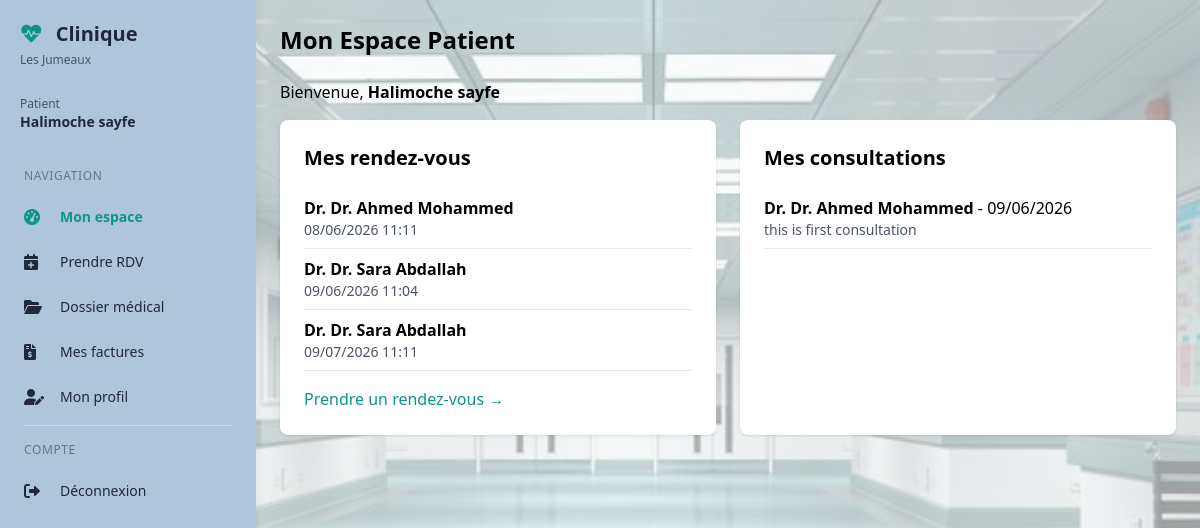
The page /patient/dashboard (signed in) on the database its author committed.
### models/database.py (models this page shows, shortened)
class Utilisateur(UserMixin, db.Model):
    __tablename__ = 'utilisateurs'
    id = db.Column(db.Integer, primary_key=True)
    email = db.Column(db.String(120), unique=True, nullable=False)
    password = db.Column(db.String(200), nullable=False)
    role = db.Column(db.String(20), default='patient')
    nom = db.Column(db.String(100))
    prenom = db.Column(db.String(100))
    telephone = db.Column(db.String(20))
    medecin_id = db.Column(db.Integer, db.ForeignKey('medecins.id'))
    specialite = db.Column(db.String(100))
    adresse = db.Column(db.Text)
    created_at = db.Column(db.DateTime, default=datetime.utcnow)
    medecin = db.relationship('Medecin', backref='utilisateur', foreign_keys=[medecin_id])

class RendezVous(db.Model):
    __tablename__ = 'rendezvous'
    id = db.Column(db.Integer, primary_key=True)
    patient_id = db.Column(db.Integer, db.ForeignKey('patients.id'), nullable=False)
    medecin_id = db.Column(db.Integer, db.ForeignKey('medecins.id'), nullable=False)
    date_rendezvous = db.Column(db.DateTime, nullable=False)
    duree = db.Column(db.Integer, default=30)
    motif = db.Column(db.Text)
    statut = db.Column(db.String(20), default='en_attente')
    created_at = db.Column(db.DateTime, default=datetime.utcnow)
    patient = db.relationship('Patient', back_populates='rendezvous', foreign_keys=[patient_id])
    medecin = db.relationship('Medecin', back_populates='rendezvous', foreign_keys=[medecin_id])

class Medecin(db.Model):
    __tablename__ = 'medecins'
    id = db.Column(db.Integer, primary_key=True)
    nom = db.Column(db.String(100), nullable=False)
    specialite = db.Column(db.String(100), nullable=False)
    email = db.Column(db.String(120))
    telephone = db.Column(db.String(20))
    adresse_cabinet = db.Column(db.Text)
    numero_ordre = db.Column(db.String(50))
    created_at = db.Column(db.DateTime, default=datetime.utcnow)
    rendezvous = db.relationship('RendezVous', back_populates='medecin', lazy='dynamic')
    consultations = db.relationship('Consultation', back_populates='medecin', lazy='dynamic')
    ordonnances = db.relationship('Ordonnance', back_populates='medecin', lazy='dynamic')

class Consultation(db.Model):
    __tablename__ = 'consultations'
    id = db.Column(db.Integer, primary_key=True)
    patient_id = db.Column(db.Integer, db.ForeignKey('patients.id'), nullable=False)
    medecin_id = db.Column(db.Integer, db.ForeignKey('medecins.id'), nullable=False)
    date = db.Column(db.DateTime, nullable=False)
    diagnostic = db.Column(db.Text)
    prescription = db.Column(db.Text)
    notes = db.Column(db.Text)
    created_at = db.Column(db.DateTime, default=datetime.utcnow)
    patient = db.relationship('Patient', back_populates='consultations', foreign_keys=[patient_id])
    medecin = db.relationship('Medecin', back_populates='consultations', foreign_keys=[medecin_id])

### models/patient.py (the view)
@patient_bp.route('/dashboard')
@patient_required
def dashboard():
    patient = get_current_patient()
    if not patient:
        return render_template('error.html', message="Profil patient non trouvé")
    user = Utilisateur.query.get(session['user_id'])
    if user:
        session['nom'] = user.nom
        session['prenom'] = user.prenom
    rendezvous = RendezVous.query.filter_by(patient_id=patient.id).order_by(RendezVous.date_rendezvous).limit(5).all()
    consultations = Consultation.query.filter_by(patient_id=patient.id).order_by(Consultation.date.desc()).limit(5).all()
    ordonnances = Ordonnance.query.filter_by(patient_id=patient.id).order_by(Ordonnance.date.desc()).limit(5).all()
    factures = Facture.query.filter_by(patient_id=patient.id).order_by(Facture.date.desc()).limit(5).all()
    return render_template('patient/dashboard.html',
                         patient=patient,
                         rendezvous=rendezvous,
                         consultations=consultations,
                         ordonnances=ordonnances,
                         factures=factures)

### models/patient.py (called while the page is built)
def patient_required(f):
    @wraps(f)
    def decorated_function(*args, **kwargs):
        if 'user_id' not in session:
            return redirect(url_for('auth.login'))
        if session.get('role') != 'patient':
            return render_template('error.html', message="Accès non autorisé"), 403
        return f(*args, **kwargs)
    return decorated_function

def get_current_patient():
    user = Utilisateur.query.get(session['user_id'])
    return Patient.query.filter_by(user_id=user.id).first() if user else None

### templates/patient/dashboard.html (shortened to what this page needs)
{% extends "base_dashboard.html" %}
{% block content %}
<div>
    <h1 class="text-2xl font-bold mb-6">Mon Espace Patient</h1>
    <p class="mb-4">Bienvenue, <strong>{{ session.nom }} {{ session.prenom }}</strong></p>
    <div class="grid grid-cols-1 md:grid-cols-2 gap-6">
        <div class="bg-white rounded-lg shadow p-6">
            <h2 class="text-xl font-semibold mb-4">Mes rendez-vous</h2>
            {% if rendezvous %}
                {% for rdv in rendezvous %}
                <div class="border-b py-2"><p><strong>Dr. {{ rdv.medecin.nom }}</strong></p><p class="text-sm text-gray-600">{{ rdv.date_rendezvous.strftime('%d/%m/%Y %H:%M') if rdv.date_rendezvous else '-' }}</p></div>
                {% endfor %}
            {% else %}<p class="text-gray-500">Aucun rendez-vous</p>{% endif %}
            <a href="/patient/rendezvous" class="inline-block mt-4 text-primary hover:underline">Prendre un rendez-vous →</a>
        </div>
        <div class="bg-white rounded-lg shadow p-6">
            <h2 class="text-xl font-semibold mb-4">Mes consultations</h2>
            {% if consultations %}
                {% for c in consultations %}
                <div class="border-b py-2"><p><strong>Dr. {{ c.medecin.nom }}</strong> - {{ c.date.strftime('%d/%m/%Y') if c.date else '-' }}</p><p class="text-sm text-gray-600">{{ c.diagnostic[:50] if c.diagnostic else 'Pas de diagnostic' }}</p></div>
                {% endfor %}
            {% else %}<p class="text-gray-500">Aucune consultation</p>{% endif %}
        </div>
    </div>
</div>
{% endblock %}

### templates/base_dashboard.html (shortened to what this page needs)
<!DOCTYPE html>
<html lang="fr">
<head>
    <script src="https://cdn.tailwindcss.com"></script>
    <link href="https://cdnjs.cloudflare.com/ajax/libs/font-awesome/6.0.0/css/all.min.css" rel="stylesheet">
    <link rel="stylesheet" href="{{ url_for('static', filename='style.css') }}">
</head>
<body class="bg-gray-50 font-sans antialiased">
<div class="flex min-h-screen">
    <aside class="sidebar fixed md:relative z-40 w-64 flex-shrink-0 h-full md:h-auto overflow-y-auto">
        <div class="p-5">
            <div class="flex items-center justify-between sidebar-header">
                <div>
                    <h2 class="text-xl font-bold">
                        <i class="fas fa-heartbeat text-primary mr-2"></i>
                        Clinique
                    </h2>
                    <p class="text-xs mt-1">Les Jumeaux</p>
                </div>
            </div>
            <div class="sidebar-user mt-4 pt-3">
                <p class="text-sm">
                    <span class="block text-xs role">{{ session.role|capitalize }}</span>
                    <span class="font-semibold name">{{ session.nom }} {{ session.prenom }}</span>
                </p>
            </div>
        </div>
        <nav class="px-3 pb-4">
            <div class="sidebar-section text-xs uppercase tracking-wider px-3 py-2 mt-2">Navigation</div>
            {% if session.role == 'admin' %}
            <a href="{{ url_for('admin.dashboard') }}" class="sidebar-link {% if request.endpoint == 'admin.dashboard' %}active{% endif %}">
                <i class="fas fa-tachometer-alt w-5"></i><span>Dashboard</span>
            </a>
            <a href="{{ url_for('admin.gestion_utilisateurs') }}" class="sidebar-link {% if request.endpoint == 'admin.gestion_utilisateurs' %}active{% endif %}">
                <i class="fas fa-users-cog w-5"></i><span>Gestion utilisateurs</span>
            </a>
            {% elif session.role == 'patient' %}
            <a href="{{ url_for('patient.dashboard') }}" class="sidebar-link {% if request.endpoint == 'patient.dashboard' %}active{% endif %}">
                <i class="fas fa-tachometer-alt w-5"></i><span>Mon espace</span>
            </a>
            <a href="{{ url_for('patient.rendezvous_page') }}" class="sidebar-link {% if request.endpoint == 'patient.rendezvous_page' %}active{% endif %}">
                <i class="fas fa-calendar-plus w-5"></i><span>Prendre RDV</span>
            </a>
            <a href="{{ url_for('patient.dossier') }}" class="sidebar-link {% if request.endpoint == 'patient.dossier' %}active{% endif %}">
                <i class="fas fa-folder-open w-5"></i><span>Dossier médical</span>
            </a>
            <a href="{{ url_for('patient.factures') }}" class="sidebar-link {% if request.endpoint == 'patient.factures' %}active{% endif %}">
                <i class="fas fa-file-invoice-dollar w-5"></i><span>Mes factures</span>
            </a>
            <a href="{{ url_for('patient.profil') }}" class="sidebar-link {% if request.endpoint == 'patient.profil' %}active{% endif %}">
                <i class="fas fa-user-edit w-5"></i><span>Mon profil</span>
            </a>
            {% endif %}
            <div class="sidebar-border"></div>
            <div class="sidebar-section text-xs uppercase tracking-wider px-3 py-2">Compte</div>
            <a href="{{ url_for('auth.logout') }}" class="sidebar-link logout">
                <i class="fas fa-sign-out-alt w-5"></i><span>Déconnexion</span>
            </a>
        </nav>
    </aside>
    <div class="flex-1 flex flex-col">
        <main class="flex-1 p-4 md:p-6">
            {% block content %}{% endblock %}
        </main>
    </div>
</div>
</body>
</html>

### static/style.css (style rules this page uses)
body { background-image: url('/static/images/hopital-corridor.jpg'); background-size: cover; background-position: center; background-attachment: fixed; }
.sidebar { transition: transform 0.3s ease-in-out; background: #aec6db; box-shadow: 2px 0 10px rgba(0, 0, 0, 0.05); }
@media (min-width: 768px) { .sidebar { transform: translateX(0) !important; } }
.sidebar-header h2 { color: #1e293b; }
.sidebar-header p { color: #475569; }
.sidebar-user { border-top-color: #cbd5e1; }
.sidebar-user .role { color: #475569; }
.sidebar-user .name { color: #1e293b; font-weight: 600; }
.sidebar-section { color: #64748b; font-weight: 500; }
.sidebar-link { display: flex; align-items: center; gap: 12px; padding: 10px 12px; margin: 4px 0; border-radius: 8px; color: #1e293b; text-decoration: none; transition: all 0.2s ease; font-size: 0.875rem; font-weight: 500; }
.sidebar-link i { width: 24px; font-size: 1rem; color: #1e293b; transition: color 0.2s ease; }
.sidebar-link.active { color: #0D9488; font-weight: 600; }
.sidebar-link.active i { color: #0D9488; }
.sidebar-link.logout { color: #1e293b; }
.sidebar-link.logout i { color: #1e293b; }
.sidebar-border { border-top: 1px solid #cbd5e1; margin: 8px 12px; }

### rows shown on the page
Utilisateur: role "Patient", nom "Halimoche", prenom "sayfe"
RendezVous: medecin.nom "Dr. Ahmed Mohammed", date_rendezvous "08/06/2026 11:11"
RendezVous: medecin.nom "Dr. Sara Abdallah", date_rendezvous "09/06/2026 11:04"
RendezVous: medecin.nom "Dr. Sara Abdallah", date_rendezvous "09/07/2026 11:11"
Consultation: medecin.nom "Dr. Ahmed Mohammed", date "09/06/2026", diagnostic "this is first consultation"
